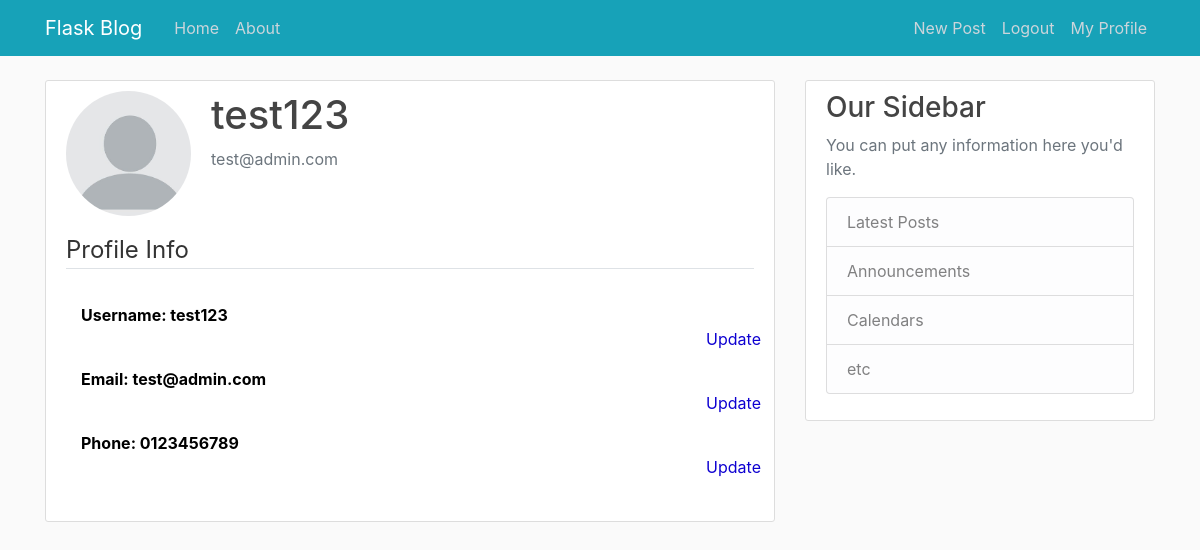
Screenshot of /account (signed in) with the database file from the repository.
### flaskblog/models.py (models this page shows, shortened)
class user(db.Model, UserMixin):
    id= db.Column(db.Integer, primary_key=True)
    username=db.Column(db.String(20), unique=True, nullable=False)
    email=db.Column(db.String(120), unique=True, nullable=False)
    phone=db.Column(db.String(10), unique=True, nullable=False)
    image_file=db.Column(db.String(20), nullable=False, default='default.jpg')
    password= db.Column(db.String(60),nullable=False)
    posts=db.relationship('post', backref='author', lazy=True)

### flaskblog/users/routes.py (the view)
@users.route("/account", methods=['GET','POST'] )
@login_required
def account():
    image_file=url_for('static', filename='profile_pics/'+ current_user.image_file)
    return render_template('account.html', title='Account', image_file=image_file,)

### flaskblog/models.py (called while the page is built)
@login_manager.user_loader
def load_user(user_id):
    return user.query.get(int(user_id))

### flaskblog/templates/account.html
{% extends 'layout.html' %}
{% block content %}
    <div class= "content-section ">
        <div class="media">
        <img class="rounded-circle account-img" src="{{ image_file}}">
        <div class="media-body">
            <h2 class="account-heading">{{ current_user.username }}</h2>
            <p class="text-secondary">{{ current_user.email }}</p>
        </div>
        </div>
            <fieldset class="form-group">
                <legend class="border-bottom mb-4">Profile Info</legend>
                <div class="form-group">
                    <div class= "container">
                        <p class="p1"><b>Username: {{ current_user.username}}</b> <a class="l1" href="{{ url_for('users.updateprofile')}}">Update</a></p>
                    </div>
                    <div class= "container">
                        <p class="p1"><b>Email:    {{ current_user.email }} </b><a class="l1" href="{{ url_for('users.updateprofile')}}">Update</a></p>
                    </div>
                    <div class= "container">
                        <p class="p1"><b>Phone:    {{ current_user.phone }} </b><a class="l1" href="{{ url_for('users.updateprofile')}}">Update</a></p>
                    </div>
                </div>
            </fieldset>
    </div>
{% endblock content %}

### flaskblog/static/main.css (style rules this page uses)
body { background: #fafafa; color: #333333; margin-top: 5rem; }
h1, h2, h3, h4, h5, h6 { color: #444444; }
.content-section { background: #ffffff; padding: 10px 20px; border: 1px solid #dddddd; border-radius: 3px; margin-bottom: 20px; }
.account-img { height: 125px; width: 125px; margin-right: 20px; margin-bottom: 16px; }
.account-heading { font-size: 2.5rem; }
.p1 { margin-top:10px; font-weight: 1000px; color: #000000; }
.l1 { margin-top:1100px; padding-top: 10px; text-align: right; margin-left:95%; color: rgb(14, 0, 209) }

### rows the page displays
user: username "test123", email "test@admin.com", phone "0123456789"
